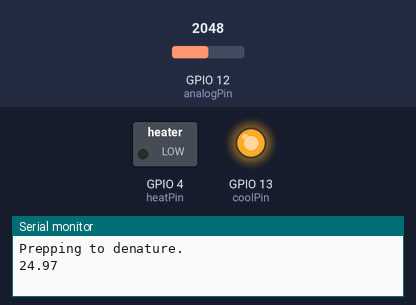
The sketch below on a simulated ESP32. Shown: switched loads named in the sketch (green lamp = pin HIGH), output pins drawn as LEDs (lit = HIGH), the last lines printed to the serial monitor. Inputs (shaded band) come from the test bench; at power-on: GPIO 12 (analogPin) = 2048.

Above: at 0.8 s.
0.9 s: GPIO 12 (analogPin) set to 1044
2.4 s: GPIO 12 (analogPin) set to 908
At 4.2 s:
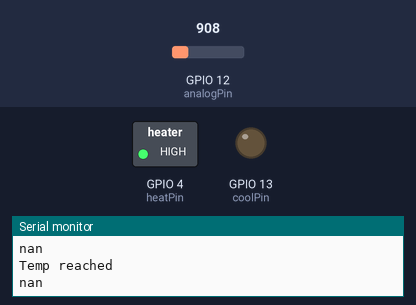
4.5 s: GPIO 12 (analogPin) set to 1228
At 6.1 s:
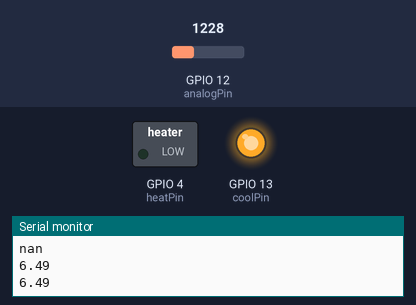
6.5 s: GPIO 12 (analogPin) set to 491
At 8.1 s:
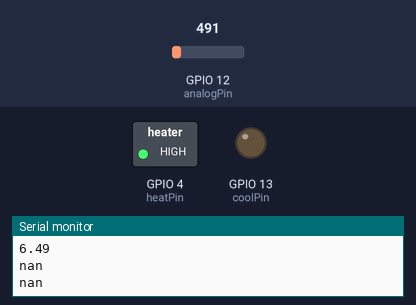
Timing chart, 0 to 9.5 s (numbered marks = the images above; inputs shaded):
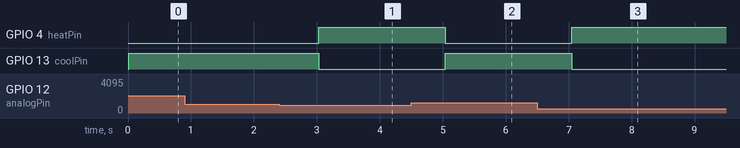

Measured:
- the behaviour switches between 973 and 972 on GPIO 12 (analogPin) (found by bisection; images 0 and 1)
- after the input at 2.4 s, GPIO 4 (heatPin): LOW → HIGH after 0.63 s; GPIO 13 (coolPin): HIGH → LOW after 0.63 s
- after the input at 4.5 s, GPIO 4 (heatPin): HIGH → LOW after 0.54 s; GPIO 13 (coolPin): LOW → HIGH after 0.54 s
- after the input at 6.5 s, GPIO 4 (heatPin): LOW → HIGH after 0.55 s; GPIO 13 (coolPin): HIGH → LOW after 0.55 s

The sketch:

pcr.ino
```cpp
#include <math.h>

int analogPin = 12;

// follows reverese logic ie low is power on
int coolPin = 13;
int heatPin = 4;

// temps for each stage
int denature = 95;
int anneal = 55;
int extend = 77;

// time for each stage
int dTime = 60;
int aTime = 60;
int eTime = 60;

int cycleCount = 2;

void stop(int coolPin, int heatPin){
  digitalWrite(heatPin, HIGH);
  digitalWrite(coolPin, HIGH);
}

void coolDown(int coolPin, int heatPin){
  digitalWrite(heatPin, HIGH);
  digitalWrite(coolPin, LOW);
}

void heatUp(int coolPin, int heatPin){
  digitalWrite(coolPin, HIGH);
  digitalWrite(heatPin, LOW);
}

// reach temp, then holds it for set time
void holdTemp(int temp, int time, int analogPin, int coolPin, int heatPin){
  // get to temp requested
  float curTemp = getTemp(analogPin);
  while (curTemp < temp - 4 || curTemp > temp + 4 ){
    curTemp = getTemp(analogPin);
    Serial.println(curTemp);
    if (curTemp < temp){
      heatUp(coolPin, heatPin);
    }
    else {
      coolDown(coolPin, heatPin);
    }
    delay(1000);
  }

  Serial.println("Temp reached");

  // hold temp for certain time
  for(int j = 0; j < time; j++){
    curTemp = getTemp(analogPin);
    Serial.println(curTemp);
    if (curTemp < temp){
      heatUp(coolPin, heatPin);
    }
    else if(curTemp < temp + 3) {
      stop(coolPin, heatPin);
    }
    else {
      coolDown(coolPin, heatPin);
    }
    delay(1000);
  }
}

float getTemp(int analogPin){
  float T_approx;
  int measure_count = 0;

  float V_0 = 3.3; // voltage reference

  // first resistance value for voltage divider
  float R_1 = 100000.0;
  // fit coefficients
  float a = 0.0007685549004322312;
  float b = 0.00020812709575069568;
  float c = 1.243349218405405e-7;

  int avg_size = 50; // averaging size

  // loop over several values to lower noise
  float T_sum = 0.0;

  float temps[avg_size];

  // average temps
  for (int i = 0;i<avg_size;i++){
    // read the input on analog pin 0:
    int sensorValue = analogRead(analogPin);
    // Convert the analog reading (which goes from 0 - 1023) to voltage reference (3.3V or 5V or other):
    float voltage = V_0 - ((sensorValue/4095.0)*V_0);
    // calc resistance here
    float resist = (voltage * R_1)/(V_0 - voltage);

    // this is where the thermistor conversion happens based on parameters from fit
    float measure = (1/(a + b * log(resist)+ c * pow(log(resist), 3))) - 273.15;
    temps[i] = measure;

    if (measure > 0 && measure < 150){
      T_sum+= measure;
      measure_count++;
    }
  }
  // for soting temps to get median
  /*
  for(int i = 0; i < avg_size - 1; i++){
    for(int j = 0; j < avg_size - 2; j++){
      if (temps[j] > temps[j + 1]){
        float g = temps[j+1];
        temps[j] = temps[j+1];
        temps[j+1] = g;
      }
    }
  }
  */
  // averaging values from loop
  T_approx = T_sum/float(measure_count);
  //T_approx = temps[int(avg_size/2)];
  return T_approx;
}


void setup() {
  // put your setup code here, to run once:
  Serial.begin(9600);
  pinMode(analogPin, INPUT);
  pinMode(coolPin, OUTPUT);
  pinMode(heatPin, OUTPUT);

  for(int i = 0; i < cycleCount; i++){
    Serial.println("Prepping to denature.");
    holdTemp(denature, dTime, analogPin, coolPin, heatPin);
    Serial.println("Prepping to anneal.");
    holdTemp(anneal, aTime, analogPin, coolPin, heatPin);
    Serial.println("Prepping to extend.");
    holdTemp(extend, eTime, analogPin, coolPin, heatPin);
  }
  stop(coolPin, heatPin);
  Serial.println("Done with PCR!");
}

void loop() {


}
```
